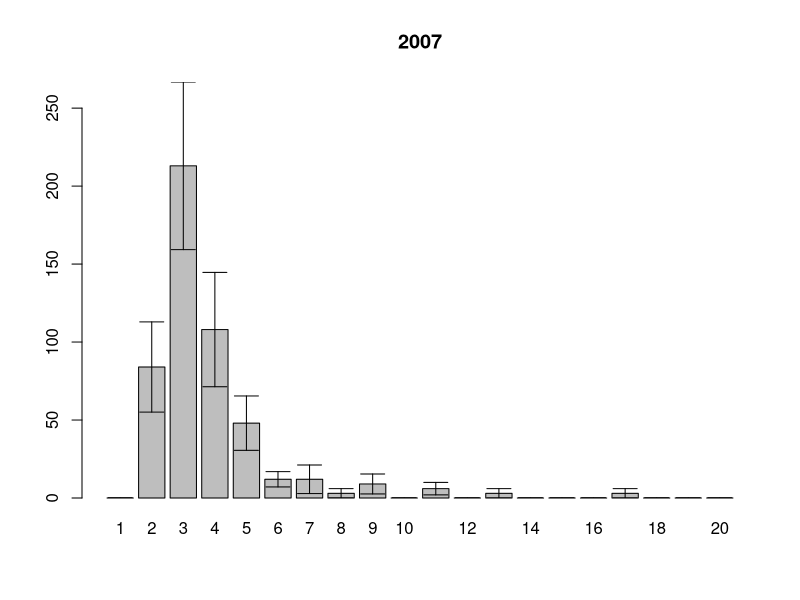
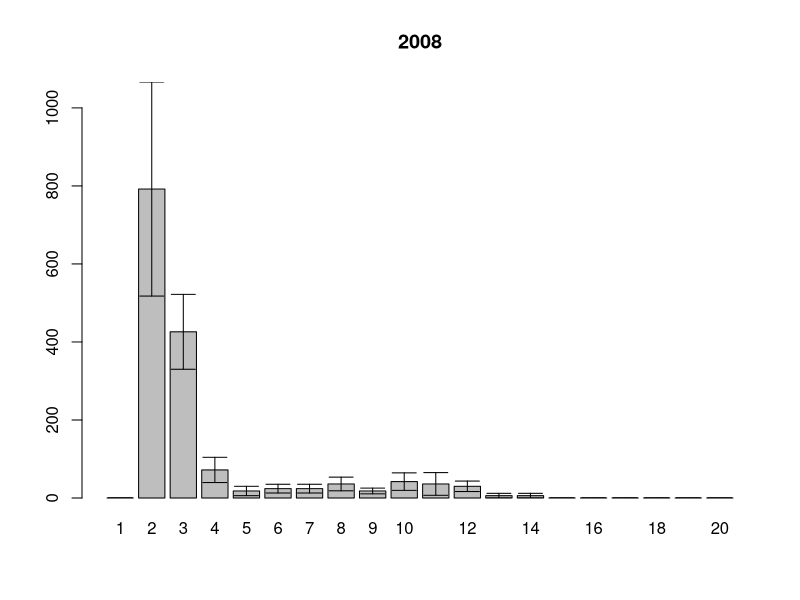
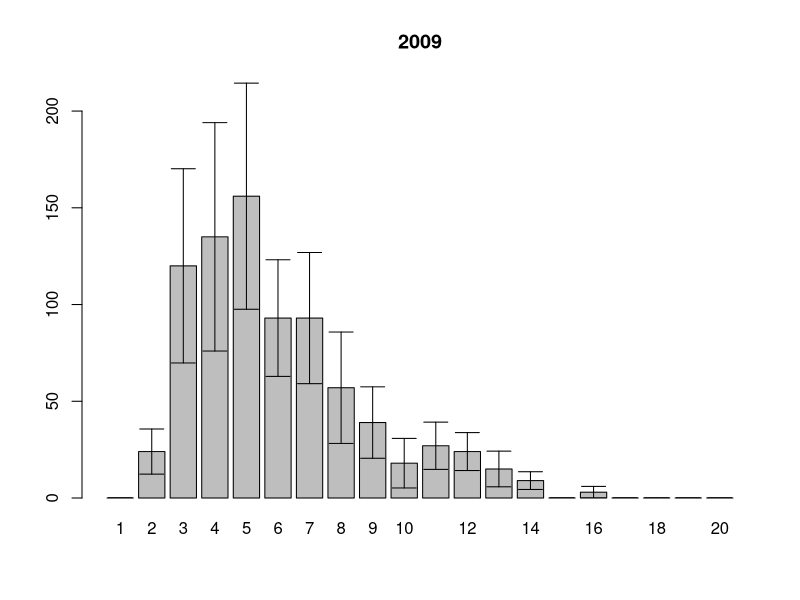
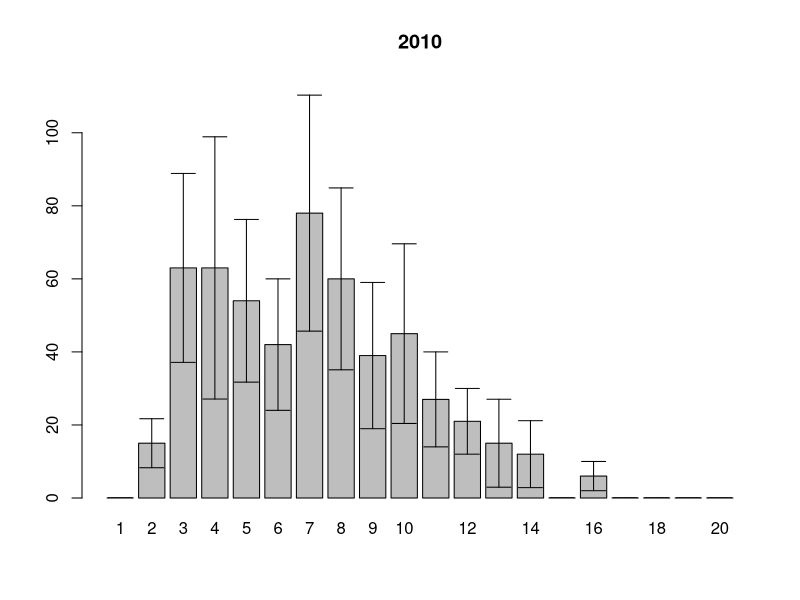
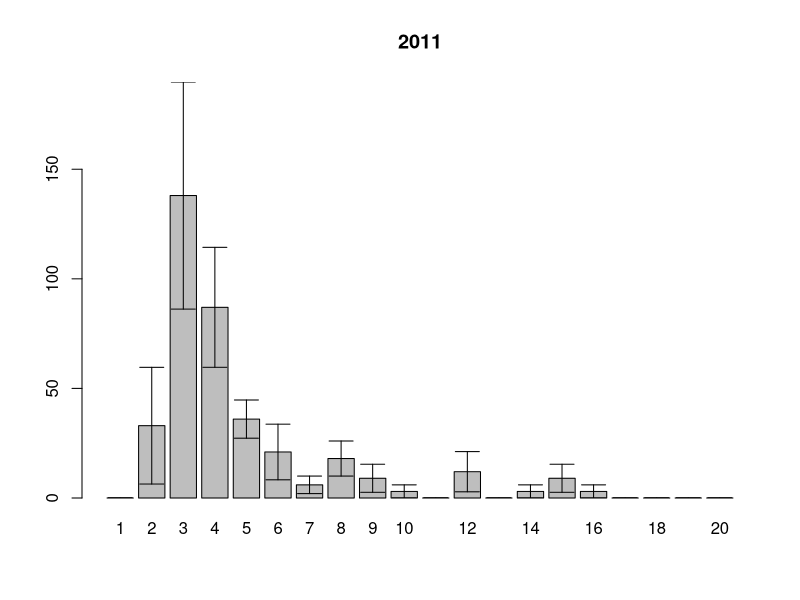
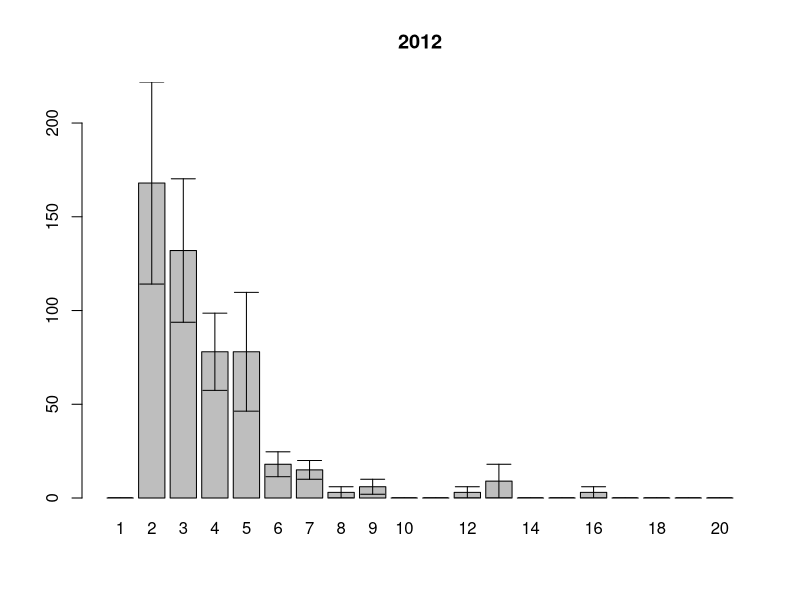
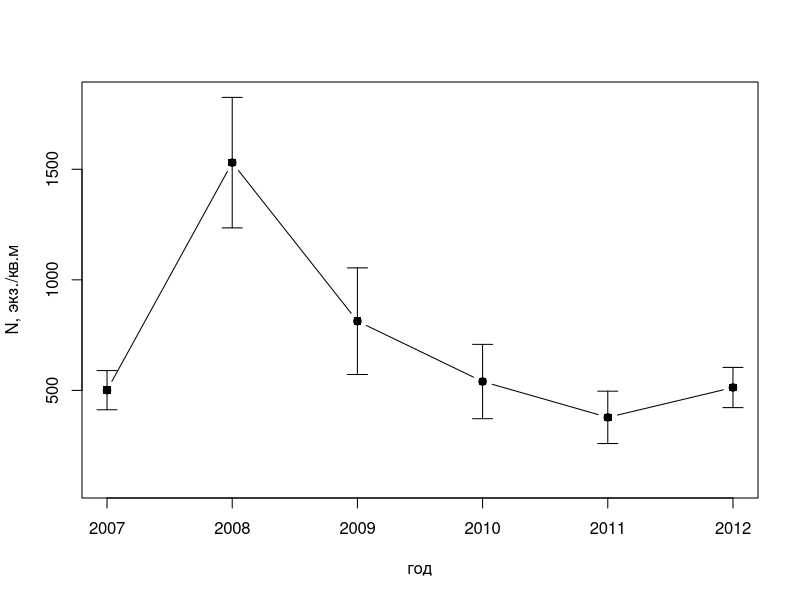

The R script that drew these images, in order: (Note: this script raises an error after producing the figures.)
setwd("~/Dropbox/PhD_thesis/White_Sea/Lomnishniy/")

# размерная структура суммарно по годам по горизонтам
ishodnik<-read.table(file="length.csv", sep=";", dec=",", head=T)
samples.squares<-read.table(file="squares.csv", sep=";", dec=",", head=T)
samples.names<-read.table(file="sample.csv", sep=";", dec=",", head=T)
attach(ishodnik)
#year<-factor(year)

Length.int<-cut(Length.mm, breaks=seq(0,20,1))

(size.str.table<-table(Length.int,year,sample))

size.str.df<-as.data.frame(size.str.table) # как таблица данных

#убираем те пробы которых на самом деле нету
for (i in 1:length(levels(size.str.df$year)))
{ (xxx<-size.str.df$sample[size.str.df$year==levels(size.str.df$year)[i] ]%in%
     samples.names$sample[samples.names$year==levels(size.str.df$year)[i]])
  antixxx<-as.logical(1-xxx)
  size.str.df$Freq[size.str.df$year==levels(size.str.df$year)[i]][antixxx]<-NA
}


# SUBSET - для фильтрации таблицы данных
# APPLY - кто-то из них для средней и СД по фрейму

#теперь на квадратный метр
size.str.sqmeter<-size.str.df
for (i in 1:length(levels(size.str.sqmeter$year)))
{
  size.str.sqmeter$Freq[size.str.sqmeter$year==levels(size.str.sqmeter$year)[i]]<-size.str.sqmeter$Freq[size.str.sqmeter$year==levels(size.str.sqmeter$year)[i]] * samples.squares$square[samples.squares$year==levels(size.str.sqmeter$year)[i]]
}

#subset(size.str.sqmeter,subset=size.str.sqmeter$year=="1992")

#и среднее??
# tapply выдает как резудьтат матрицу
(mean.sizestr.sqmeter<-t(tapply(size.str.sqmeter$Freq,INDEX=list(size.str.sqmeter$year, size.str.sqmeter$Length.int),FUN=mean, na.rm=T)))
mean.sqmeter.df<-as.data.frame(mean.sizestr.sqmeter)
(sd.sizestr.sqmeter<-tapply(size.str.sqmeter$Freq,INDEX=list(size.str.sqmeter$year, size.str.sqmeter$Length.int),FUN=sd, na.rm=T))

n.samples<-tapply(samples.names$sample,samples.names$year, length )

(sem.sizestr.sqmeter <-t(sd.sizestr.sqmeter/sqrt(as.vector(n.samples))))
sem.sqmeter.df<-as.data.frame(sem.sizestr.sqmeter)

length.class<-seq(1,20,1)

#from R-book 
error.bars<-function(yv,z,nn){
  xv<-
    barplot(yv,ylim=c(0,(max(yv)+max(z))),names=nn)#,ylab=deparse(substitute(yv)))
  g=(max(xv)-min(xv))/50
  for (i in 1:length(xv)) {
    lines(c(xv[i],xv[i]),c(yv[i]+z[i],yv[i]-z[i]))
    lines(c(xv[i]-g,xv[i]+g),c(yv[i]+z[i], yv[i]+z[i]))
    lines(c(xv[i]-g,xv[i]+g),c(yv[i]-z[i], yv[i]-z[i]))
  }}




  for (j in 1:length(colnames(mean.sizestr.sqmeter)))
  {
    pdf(file=paste("Lomnishniy", colnames(mean.sizestr.sqmeter)[j], ".pdf",sep="_"))
    error.bars(yv=mean.sizestr.sqmeter[,j], nn=length.class, z=sem.sizestr.sqmeter[,j])
    title(main=colnames(mean.sizestr.sqmeter)[j], xlab="", ylab="")
    dev.off()
  }

## to .eps
#for (j in 1:length(colnames(mean.sizestr.sqmeter)))
#{
#  postscript(file=paste("YuG1", colnames(mean.sizestr.sqmeter)[j], ".eps",sep="_"))
#  error.bars(yv=mean.sizestr.sqmeter[,j], nn=length.class, z=sem.sizestr.sqmeter[,j])
#  title(main=colnames(mean.sizestr.sqmeter)[j], xlab="", ylab="")
#  dev.off()
#}



#динамика обилия
(N.sqmeter<-(t(tapply(size.str.sqmeter$Freq, list(size.str.sqmeter$year, size.str.sqmeter$sample), sum))))
(N.mean.sqmeter<-colMeans(N.sqmeter, na.rm=T))
N.sd.sqmeter<-apply(N.sqmeter, 2, sd, na.rm=T)
N.sem.sqmeter<-N.sd.sqmeter/sqrt(n.samples)

pdf(file="N_dynamic.pdf", family="NimbusSan") # указываем шрифт подпией
plot(y=N.mean.sqmeter, x=names(N.mean.sqmeter),pch=15, 
     ylim=c(min(N.mean.sqmeter)-max(N.sem.sqmeter), max(N.mean.sqmeter)+max(N.sem.sqmeter)),
     xlab="год", ylab="N, экз./кв.м")
lines(seq(as.numeric(min(names(N.mean.sqmeter))),as.numeric(max(names(N.mean.sqmeter))),1), N.mean.sqmeter, pch=1, type="b")
arrows(x0=seq(as.numeric(min(names(N.mean.sqmeter))),as.numeric(max(names(N.mean.sqmeter))),1), 
       x1=seq(as.numeric(min(names(N.mean.sqmeter))),as.numeric(max(names(N.mean.sqmeter))),1),
       y0=N.mean.sqmeter-N.sem.sqmeter, y1=N.mean.sqmeter+N.sem.sqmeter, angle=90, code=3, length=0.1)
dev.off()
embedFonts("N_dynamic.pdf") #встройка шрифтов в файл

#plot(y=N.mean.sqmeter, x=names(N.mean.sqmeter),pch=1)
#segments(x0=seq(as.numeric(min(names(N.mean.sqmeter))),as.numeric(max(names(N.mean.sqmeter))),1), 
#         x1=seq(as.numeric(min(names(N.mean.sqmeter))),as.numeric(max(names(N.mean.sqmeter))),1),
#         y0=N.mean.sqmeter-N.sem.sqmeter, y1=N.mean.sqmeter+N.sem.sqmeter)


